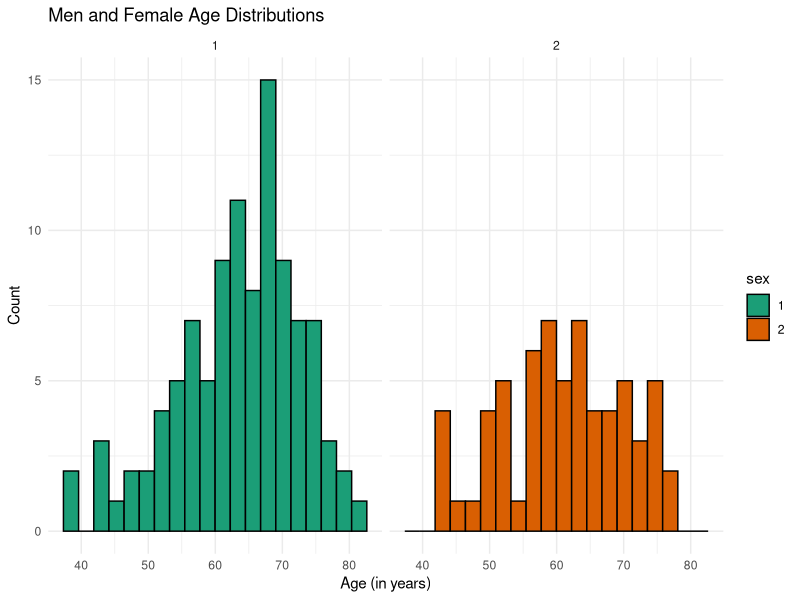
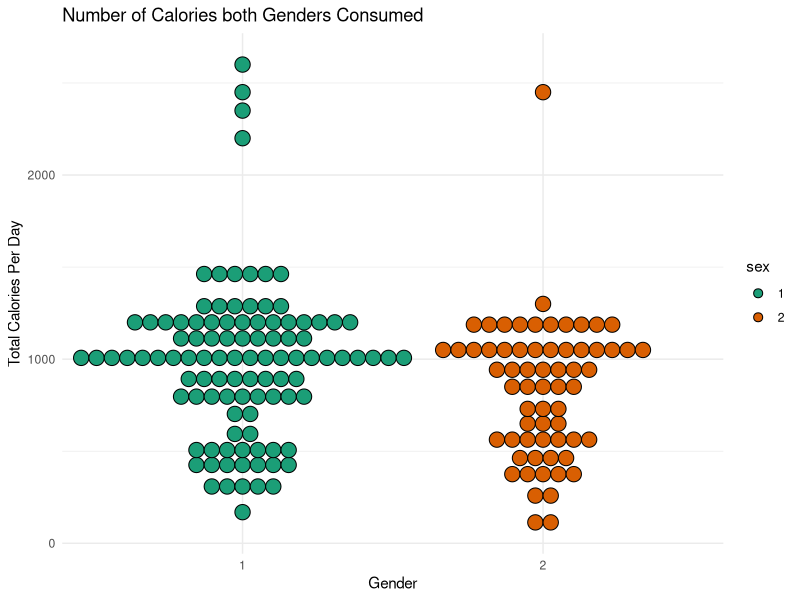
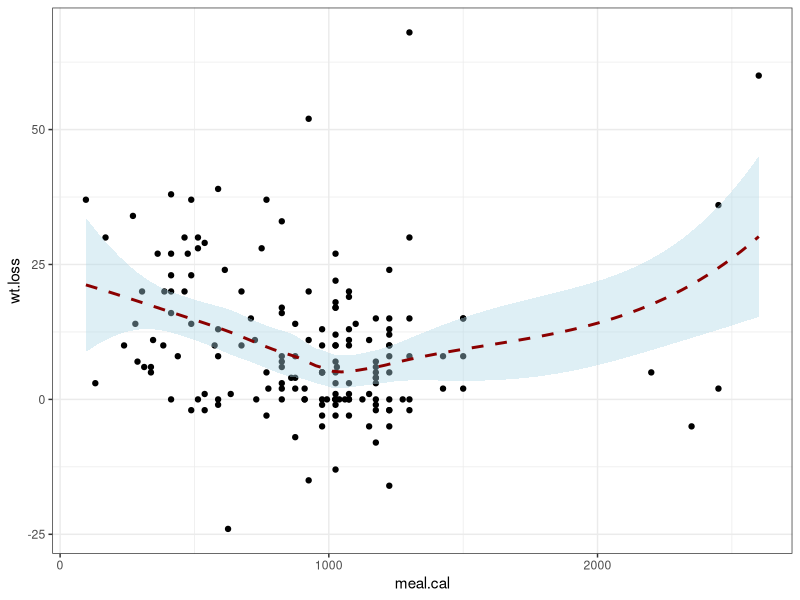
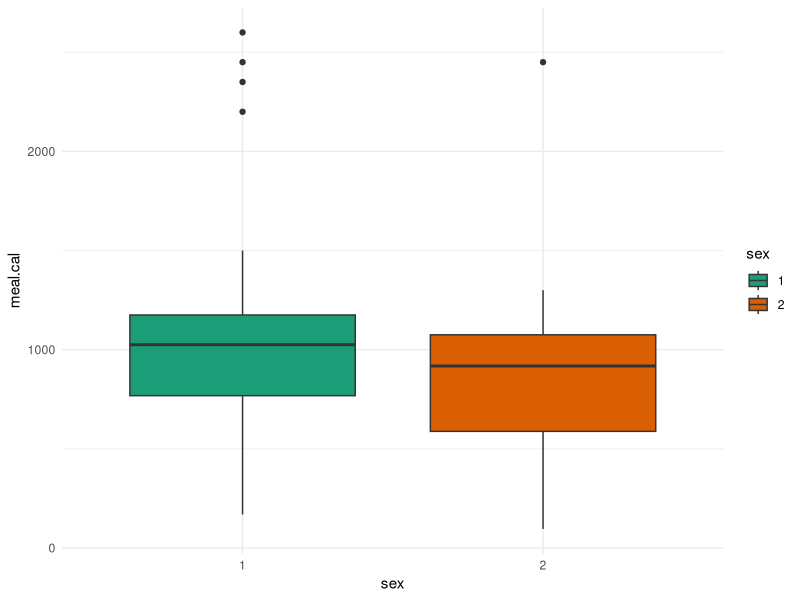
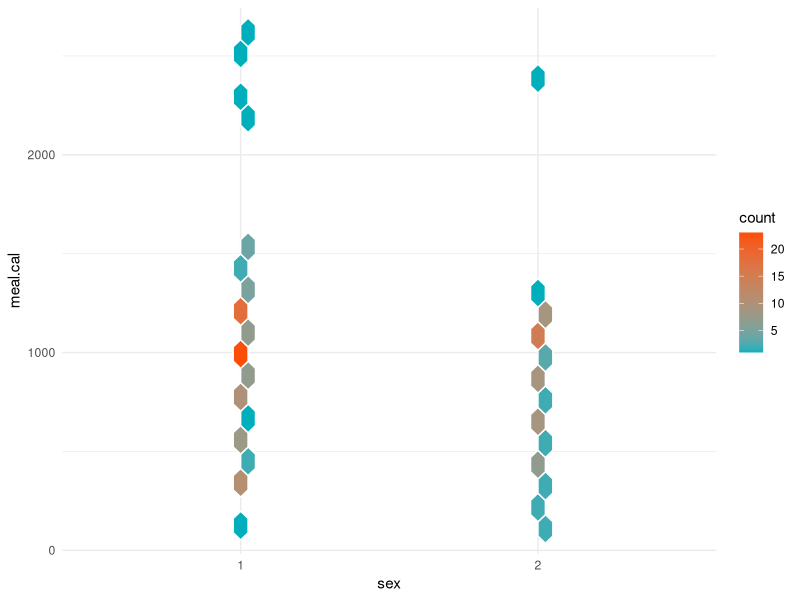
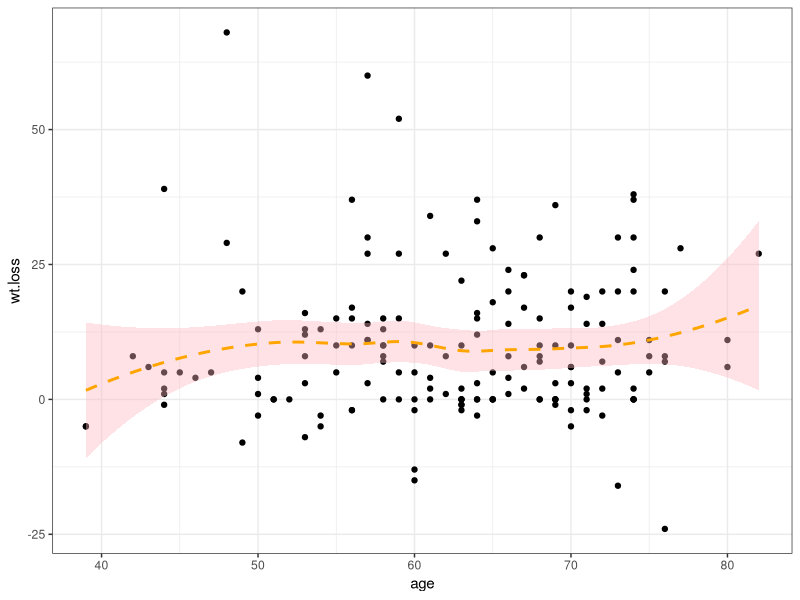
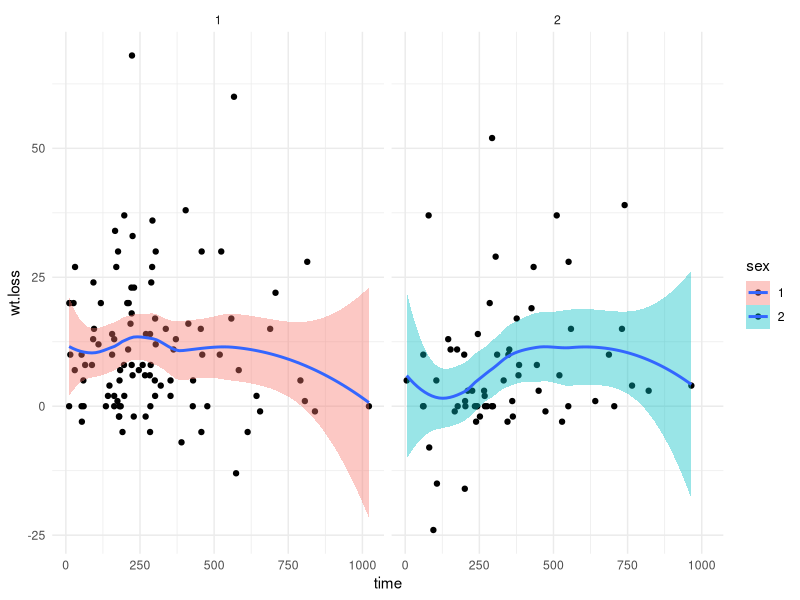

Here is the R script that generated these plots, in order:
## ---- chunk 1
#install packages
#install.packages('survival') #installed on 12/3/22
#install.packages('ggpubr') installed on 12/3/22
#install.packages('skimr') #installed on 12/4/22

library(survival)
library(tidyverse)
library(ggpubr)
library(skimr)
library(ggpubr)
## ---- chunk 2
#view the names of the dataset in Survival package
print(data(package = "survival"))
## ---- chunk 3
#see the structure of the dataset
str(cancer)
## ---- chunk 4
#store cancer dataset into a new object for data manipulation
data <- cancer
## ---- chunk 5
#Count the number of NAs in the dataframe
sum((is.na(data)))
## ---- chunk 6
#find out specific observations in which there are NAs
which(is.na(data), arr.ind=TRUE)
## ---- chunk 7
#count the number of NAs within each column
colSums(is.na(data))
## ---- chunk 8
#delete all the rows with NAs
data2 <- na.omit(data)

#count the number of NAs within each column
colSums(is.na(data2))
## ---- chunk 9
#creat list of variable names into a object
names <- c('status', 'sex', 'ph.ecog')
  
#convert some of the variabes to appropiate classes using 1 line of code
data2[names] <- lapply(data2[names], factor)

#check str again
sapply(data2, class)

#get rid of irrelevant coumns
data2 <- data2[,-1]

head(data2)
## ---- chunk 10
#a function to call summary statistics
skim(data2)
## ---- chunk 11
#histogram of men and women ages
ggplot(data2, aes(x=age, group=sex, fill=sex)) +
  geom_histogram(bins = 20, color= 'black') +
  scale_fill_brewer(palette="Dark2") +
  facet_wrap(~sex) +
  theme_minimal() +   
  labs(title = 'Men and Female Age Distributions',
       x='Age (in years)',
       y='Count')

## ---- chunk 12
ggplot(data2, aes(x = sex, y= meal.cal, fill = sex)) +
 geom_dotplot(binaxis='y', stackdir='center') +
  scale_fill_brewer(palette="Dark2") +
  theme_minimal() +
  labs(title = 'Number of Calories both Genders Consumed',
       x = 'Gender',
       y = 'Total Calories Per Day'
       )
## ---- chunk 13
data2 %>%
  group_by(sex) %>%
  summarize(mean(meal.cal))
## ---- chunk 14

## ---- chunk 15
ggplot(data2, aes(x=meal.cal, y=wt.loss)) +
  geom_point() +
  geom_smooth(linetype="dashed",
             color="darkred", fill="lightblue") +
  theme_bw()
## ---- chunk 16
ggplot(data2, aes(sex, meal.cal, fill= sex)) +
  geom_boxplot() +
  scale_fill_brewer(palette="Dark2") +
  theme_minimal()
## ---- chunk 17
ggplot(data2, aes(sex, meal.cal)) +
  geom_hex(bins = 20, color = "white") +
  #NEED TO CHANGE COLORS
  scale_fill_gradient(low =  "#00AFBB", high = "#FC4E07") +
  theme_minimal()
## ---- chunk 18
ggplot(data2, aes(x=age, y=wt.loss)) +
  geom_point() +
  geom_smooth(linetype="dashed",
             color="orange", fill="lightpink") +
  theme_bw()
## ---- chunk 19
ggplot(data2, aes(x=time, y=wt.loss, fill=sex)) +
  geom_point() +
  geom_smooth() +
  facet_wrap(~sex) +
  theme_minimal()
